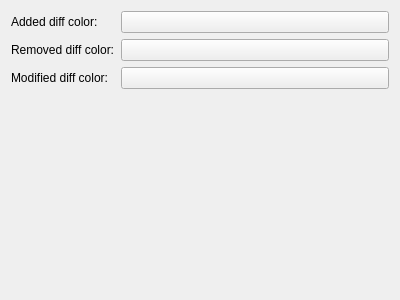
<?xml version="1.0" encoding="UTF-8"?>
<ui version="4.0">
 <class>DiffSettings</class>
 <widget class="QWidget" name="DiffSettings">
  <property name="geometry">
   <rect>
    <x>0</x>
    <y>0</y>
    <width>400</width>
    <height>300</height>
   </rect>
  </property>
  <property name="windowTitle">
   <string>Form</string>
  </property>
  <layout class="QFormLayout" name="formLayout">
   <item row="0" column="0">
    <widget class="QLabel" name="backgroundLabel">
     <property name="text">
      <string>Added diff color:</string>
     </property>
    </widget>
   </item>
   <item row="0" column="1">
    <widget class="KColorButton" name="kcfg_diffAddedColor"/>
   </item>
   <item row="1" column="0">
    <widget class="QLabel" name="backgroundLabel_2">
     <property name="text">
      <string>Removed diff color:</string>
     </property>
    </widget>
   </item>
   <item row="1" column="1">
    <widget class="KColorButton" name="kcfg_diffRemovedColor"/>
   </item>
   <item row="2" column="0">
    <widget class="QLabel" name="backgroundLabel_3">
     <property name="text">
      <string>Modified diff color:</string>
     </property>
    </widget>
   </item>
   <item row="2" column="1">
    <widget class="KColorButton" name="kcfg_diffModifiedColor"/>
   </item>
  </layout>
 </widget>
 <customwidgets>
  <customwidget>
   <class>KColorButton</class>
   <extends>QPushButton</extends>
   <header>kcolorbutton.h</header>
  </customwidget>
 </customwidgets>
 <resources/>
 <connections/>
</ui>
